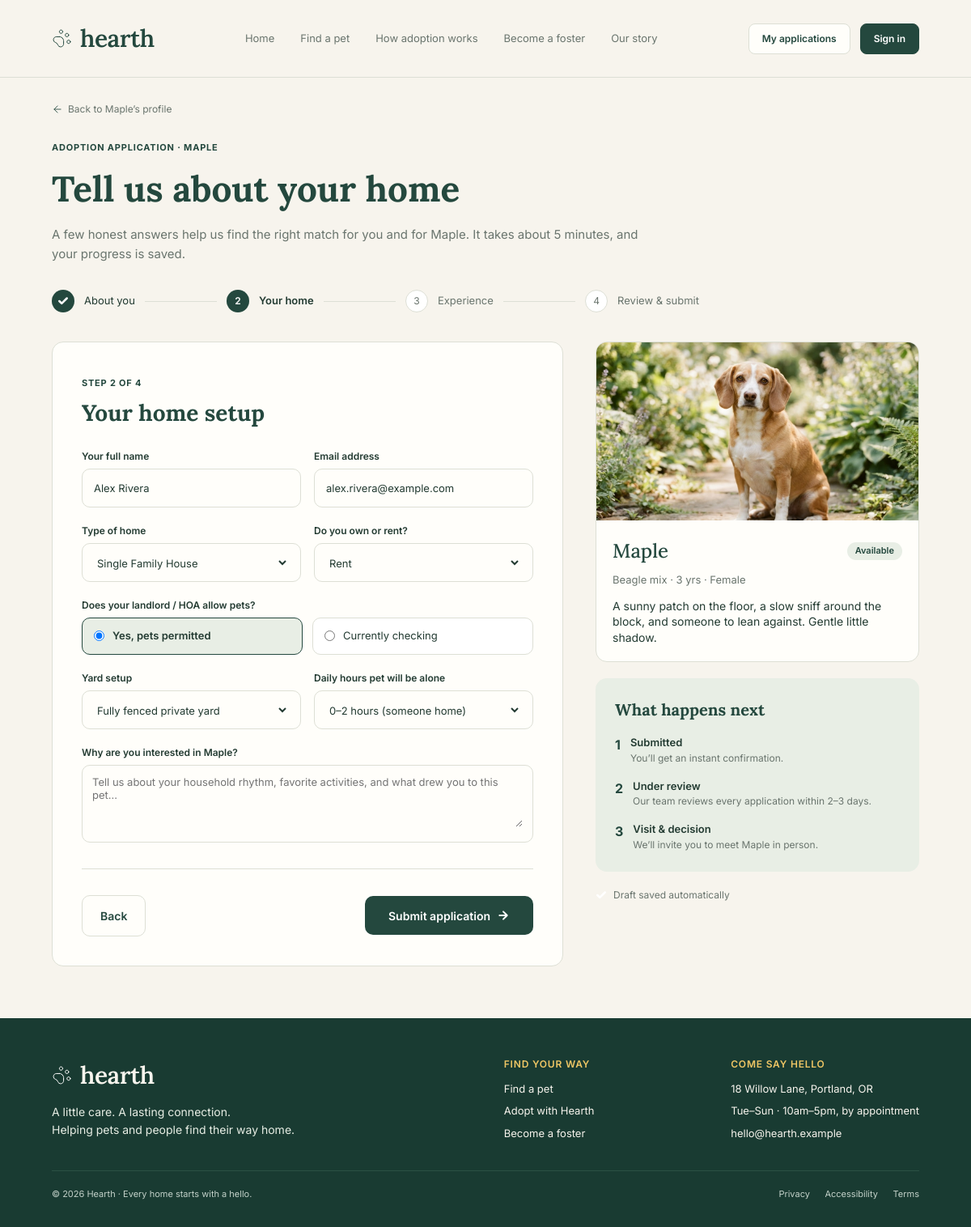
The page /apply.php on the database its author committed.
### tables this page shows
CREATE TABLE `pet` (
  `petid` int NOT NULL,
  `created_by` int NOT NULL,
  `name` varchar(100) NOT NULL,
  `species` varchar(50) NOT NULL,
  `breed` varchar(50) NOT NULL,
  `age` int NOT NULL,
  `sex` varchar(50) NOT NULL,
  `description` varchar(255) NOT NULL,
  `photo_url` varchar(255) NOT NULL,
  `status` varchar(50) NOT NULL
);

### app/Models/Pet.php (called while the page is built, shortened)
<?php
class Pet {
    private $conn = null;
    public function __construct() {
        try {
            $database = new Database();
            $this->conn = $database->connection();
        } catch (Exception $e) {
            $this->conn = null;
        }
    }
    public function ViewbyID($id) {
        if ($this->conn) {
            try {
                $sql = "SELECT * FROM pet WHERE petid = ?";
                $stmt = $this->conn->prepare($sql);
                $stmt->execute([$id]);
                $pet = $stmt->fetch(PDO::FETCH_ASSOC);
                if ($pet) {
                    return $pet;
                }
            } catch (Exception $e) {
            }
        }
        return self::$defaultPets[0] ?? null;
    }
}

### app/database.php (called while the page is built, shortened)
<?php
class Database{
    private $host = "localhost";
    private $username = "root";
    private $password = "";
    private $dbname = "finaldb";
    public function connection():PDO{
        return new PDO("mysql:host=$this->host;dbname=$this->dbname",$this->username,$this->password,[
        PDO::ATTR_ERRMODE=>PDO::ERRMODE_EXCEPTION
        ]);
    }
}
?>

### apply.php (the view, shortened to what this page needs)
<?php
$petModel = new Pet();
$id = $_GET['id'] ?? 1;
$type = $_GET['type'] ?? 'adopt';
$pet = $petModel->ViewbyID($id);
$submitted = false;
require_once __DIR__ . '/includes/header.php';
?>
<main class="section-wrap" style="padding-top: 30px;">
    <div class="breadcrumb">
        <a href="pet-profile.php?id=<?php echo $pet['petid']; ?>" style="display: flex; align-items: center; gap: 6px;">
            <img src="assets/images/icon-arrow-left.svg" alt="" style="width: 14px; height: 14px;">
            <span>Back to <?php echo htmlspecialchars($pet['name']); ?>’s profile</span>
        </a>
    </div>
    <div style="margin-bottom: 32px;">
        <span class="section-eyebrow"><?php echo $type === 'foster' ? 'Foster Application' : 'Adoption Application'; ?> · <?php echo htmlspecialchars($pet['name']); ?></span>
        <h1 style="font-family: var(--font-serif); font-size: 44px; color: var(--text-dark); margin: 8px 0 12px;">
            Tell us about your home
        </h1>
        <p style="color: var(--text-muted); font-size: 15px; max-width: 750px; line-height: 1.6;">
            A few honest answers help us find the right match for you and for <?php echo htmlspecialchars($pet['name']); ?>. It takes about 5 minutes, and your progress is saved.
        </p>
    </div>
    <?php if ($submitted): ?>
        <div style="background: var(--bg-card); border: 1px solid var(--border-light); border-radius: 14px; padding: 48px; text-align: center; max-width: 680px; margin: 40px auto;">
            <div style="width: 56px; height: 56px; border-radius: 50%; background-color: var(--bg-subtle); display: flex; align-items: center; justify-content: center; margin: 0 auto 20px;">
                <img src="assets/images/icon-check.svg" alt="" style="width: 24px; height: 24px;">
            </div>
            <span class="section-eyebrow">Application Submitted</span>
            <h2 style="font-family: var(--font-serif); font-size: 32px; color: var(--text-dark); margin: 8px 0 16px;">
                Thank you for reaching out!
            </h2>
            <p style="color: var(--text-muted); font-size: 15px; line-height: 1.6; margin-bottom: 28px;">
                We have received your application for <strong><?php echo htmlspecialchars($pet['name']); ?></strong>. Our shelter team will review your application within 2–3 business days and email you with the next steps.
            </p>
            <div style="display: flex; justify-content: center; gap: 14px;">
                <a href="my-applications.php" class="btn btn-primary">
                    View my applications
                </a>
                <a href="pets.php" class="btn btn-secondary">
                    Browse more pets
                </a>
            </div>
        </div>
    <?php else: ?>
        <div style="display: flex; align-items: center; gap: 12px; margin-bottom: 36px; max-width: 800px;">
            <div style="width: 28px; height: 28px; border-radius: 50%; background: var(--text-dark); display: flex; align-items: center; justify-content: center; color: #fff; font-size: 12px;">
                <img src="assets/images/icon-check.svg" alt="" style="width: 14px; height: 14px; filter: brightness(0) invert(1);">
            </div>
            <span style="font-size: 13px; color: var(--text-heading);">About you</span>
            <div style="flex: 1; height: 1px; background: var(--border-light);"></div>
            <div style="width: 28px; height: 28px; border-radius: 50%; background: var(--text-dark); display: flex; align-items: center; justify-content: center; color: #fff; font-size: 12px; font-weight: 600;">
                2
            </div>
            <span style="font-size: 13px; font-weight: 600; color: var(--text-heading);">Your home</span>
            <div style="flex: 1; height: 1px; background: var(--border-light);"></div>
            <div style="width: 28px; height: 28px; border-radius: 50%; border: 1px solid var(--border-light); background: #fff; display: flex; align-items: center; justify-content: center; color: var(--text-muted); font-size: 12px;">
                3
            </div>
            <span style="font-size: 13px; color: var(--text-muted);">Experience</span>
            <div style="flex: 1; height: 1px; background: var(--border-light);"></div>
            <div style="width: 28px; height: 28px; border-radius: 50%; border: 1px solid var(--border-light); background: #fff; display: flex; align-items: center; justify-content: center; color: var(--text-muted); font-size: 12px;">
                4
            </div>
            <span style="font-size: 13px; color: var(--text-muted);">Review & submit</span>
        </div>
        <div style="display: flex; gap: 40px; align-items: flex-start;">
            <div style="flex: 1; background: var(--bg-card); border: 1px solid var(--border-light); border-radius: 14px; padding: 36px;">
                <span class="section-eyebrow">Step 2 of 4</span>
                <h2 style="font-family: var(--font-serif); font-size: 28px; color: var(--text-dark); margin: 6px 0 24px;">Your home setup</h2>
                <form action="apply.php?id=<?php echo $pet['petid']; ?>&type=<?php echo $type; ?>" method="POST" style="display: flex; flex-direction: column; gap: 20px;">
                    <div class="form-row">
                        <div class="form-field">
                            <label class="form-label">Your full name</label>
                            <div class="input-wrapper">
                                <input type="text" name="applicant_name" value="<?php echo htmlspecialchars($_SESSION['full_name'] ?? 'Alex Rivera'); ?>" required>
                            </div>
                        </div>
                        <div class="form-field">
                            <label class="form-label">Email address</label>
                            <div class="input-wrapper">
                                <input type="email" name="applicant_email" value="<?php echo htmlspecialchars($_SESSION['email'] ?? 'alex.rivera@example.com'); ?>" required>
                            </div>
                        </div>
                    </div>
                    <div class="form-row">
                        <div class="form-field">
                            <label class="form-label">Type of home</label>
                            <div class="input-wrapper">
                                <select name="home_type" style="width: 100%; border: none; outline: none; background: transparent; font-size: 13px; color: var(--text-heading);">
                                    <option value="House">Single Family House</option>
                                </select>
                            </div>
                        </div>
                        <div class="form-field">
                            <label class="form-label">Do you own or rent?</label>
                            <div class="input-wrapper">
                                <select name="own_rent" style="width: 100%; border: none; outline: none; background: transparent; font-size: 13px; color: var(--text-heading);">
                                    <option value="Rent">Rent</option>
                                </select>
                            </div>
                        </div>
                    </div>
                    <div class="form-field">
                        <label class="form-label">Does your landlord / HOA allow pets?</label>
                        <div style="display: flex; gap: 12px;">
                            <label style="flex: 1; display: flex; align-items: center; gap: 10px; padding: 12px 14px; background: var(--bg-subtle); border: 1px solid var(--text-dark); border-radius: 10px; cursor: pointer; font-size: 13px; font-weight: 600;">
                                <input type="radio" name="landlord" value="Yes" checked accent-color="var(--text-dark)">
                                <span>Yes, pets permitted</span>
                            </label>
                            <label style="flex: 1; display: flex; align-items: center; gap: 10px; padding: 12px 14px; background: #fff; border: 1px solid var(--border-light); border-radius: 10px; cursor: pointer; font-size: 13px;">
                                <input type="radio" name="landlord" value="Checking">
                                <span>Currently checking</span>
                            </label>
                        </div>
                    </div>
                    <div class="form-row">
                        <div class="form-field">
                            <label class="form-label">Yard setup</label>
                            <div class="input-wrapper">
                                <select name="yard" style="width: 100%; border: none; outline: none; background: transparent; font-size: 13px; color: var(--text-heading);">
                                    <option value="Fully fenced yard">Fully fenced private yard</option>
                                </select>
                            </div>
                        </div>
                        <div class="form-field">
                            <label class="form-label">Daily hours pet will be alone</label>
                            <div class="input-wrapper">
                                <select name="hours_alone" style="width: 100%; border: none; outline: none; background: transparent; font-size: 13px; color: var(--text-heading);">
                                    <option value="0-2 hours">0–2 hours (someone home)</option>
                                </select>
                            </div>
                        </div>
                    </div>
                    <div class="form-field">
                        <label class="form-label">Why are you interested in <?php echo htmlspecialchars($pet['name']); ?>?</label>
                        <div style="background: var(--bg-card); border: 1px solid var(--border-light); border-radius: 10px; padding: 12px;">
                            <textarea name="reason" rows="4" style="width: 100%; border: none; outline: none; background: transparent; font-size: 13px; resize: vertical;" placeholder="Tell us about your household rhythm, favorite activities, and what drew you to this pet..."></textarea>
                        </div>
                    </div>
                    <div class="form-divider" style="margin: 12px 0;"></div>
                    <div style="display: flex; justify-content: space-between; align-items: center;">
                        <a href="pet-profile.php?id=<?php echo $pet['petid']; ?>" class="btn btn-secondary">
                            Back
                        </a>
                        <button type="submit" name="submit_application" class="btn btn-primary" style="height: 48px; padding: 0 28px;">
                            <span>Submit application</span>
                            <img src="assets/images/icon-arrow-right.svg" alt="" style="width: 16px; height: 16px; filter: brightness(0) invert(1);">
                        </button>
                    </div>
                </form>
            </div>
            <div style="width: 400px; flex-shrink: 0; display: flex; flex-direction: column; gap: 20px;">
                <div class="pet-card" style="margin: 0;">
                    <div class="pet-card-image" style="height: 220px;">
                        <img src="<?php echo htmlspecialchars($pet['photo_url']); ?>" alt="<?php echo htmlspecialchars($pet['name']); ?>" onerror="this.src='assets/images/pet-maple.png'">
                    </div>
                    <div class="pet-card-content">
                        <div class="pet-card-header">
                            <h3 class="pet-card-name"><?php echo htmlspecialchars($pet['name']); ?></h3>
                            <span class="badge badge-available"><?php echo htmlspecialchars($pet['status']); ?></span>
                        </div>
                        <p class="pet-card-facts">
                            <?php echo htmlspecialchars($pet['breed'] . ' · ' . $pet['age'] . ' yrs · ' . $pet['sex']); ?>
                        </p>
                        <p class="pet-card-desc">
                            <?php echo htmlspecialchars($pet['description']); ?>
                        </p>
                    </div>
                </div>
                <div style="background: var(--bg-subtle); border-radius: 14px; padding: 24px; display: flex; flex-direction: column; gap: 16px;">
                    <h3 style="font-family: var(--font-serif); font-size: 20px; color: var(--text-dark);">What happens next</h3>
                    <div style="display: flex; gap: 12px;">
                        <span style="font-weight: 700; color: var(--text-dark);">1</span>
                        <div>
                            <h4 style="font-size: 13px; font-weight: 600; color: var(--text-heading);">Submitted</h4>
                            <p style="font-size: 12px; color: var(--text-muted);">You’ll get an instant confirmation.</p>
                        </div>
                    </div>
                    <div style="display: flex; gap: 12px;">
                        <span style="font-weight: 700; color: var(--text-dark);">2</span>
                        <div>
                            <h4 style="font-size: 13px; font-weight: 600; color: var(--text-heading);">Under review</h4>
                            <p style="font-size: 12px; color: var(--text-muted);">Our team reviews every application within 2–3 days.</p>
                        </div>
                    </div>
                    <div style="display: flex; gap: 12px;">
                        <span style="font-weight: 700; color: var(--text-dark);">3</span>
                        <div>
                            <h4 style="font-size: 13px; font-weight: 600; color: var(--text-heading);">Visit & decision</h4>
                            <p style="font-size: 12px; color: var(--text-muted);">We’ll invite you to meet <?php echo htmlspecialchars($pet['name']); ?> in person.</p>
                        </div>
                    </div>
                </div>
                <div style="display: flex; align-items: center; gap: 8px; font-size: 12px; color: var(--text-muted);">
                    <img src="assets/images/icon-check.svg" alt="" style="width: 14px; height: 14px;">
                    <span>Draft saved automatically</span>
                </div>
            </div>
        </div>
    <?php endif; ?>
</main>
<?php require_once __DIR__ . '/includes/footer.php'; ?>

### rows shown on the page
pet: name "Maple", name "MAPLE", photo_url (picture), status "Available", breed+age+sex "Beagle mix · 3 yrs · Female", description "A sunny patch on the floor, a slow sniff around the block, and someone to lean against. Gentle little shadow."
